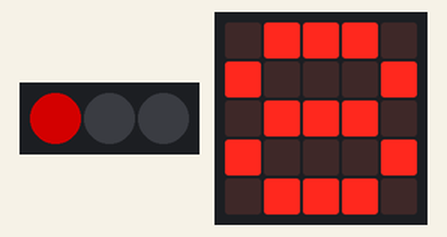
The program below on a simulated BBC micro:bit (MakeCode). Parts: 3 RGB LEDs in strip order, left to right, the board's 5×5 LED display. Dim RGB values are drawn brighter than linear.

Above: at 0.1 s.
At 3.2 s:
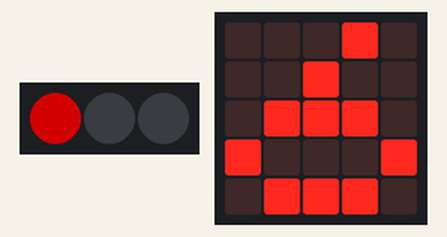
At 7.8 s:
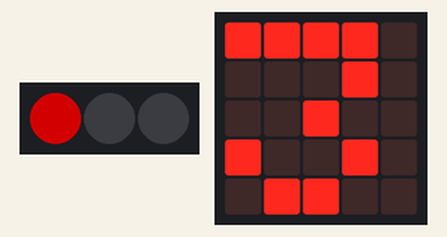
At 14.5 s:
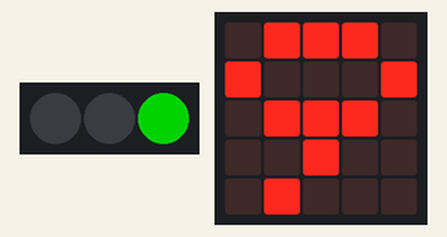
At 26.9 s:
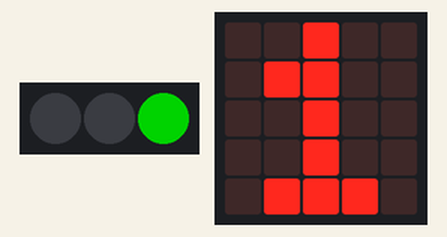
At 37.7 s:
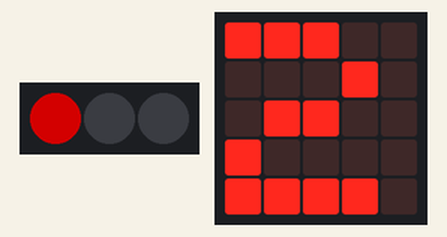
Timing chart, 0 to 39.2 s (numbered marks = the images above):
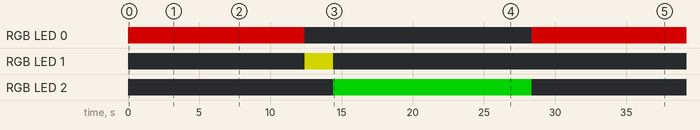

The program:

main.ts
```typescript
let strip = neopixel.create(DigitalPin.P1, 3, NeoPixelMode.RGB)
let _1 = strip.range(0, 1)
let _2 = strip.range(1, 1)
let _3 = strip.range(2, 1)
let Рух = false
let Відлік = 0
basic.forever(function () {
    if (Відлік == 0) {
        Рух = true
        _1.showColor(neopixel.colors(NeoPixelColors.Red))
        Відлік = 8
        while (Відлік > 0) {
            basic.showNumber(Відлік)
            basic.pause(800)
            Відлік += -1
        }
        basic.clearScreen()
    }
    if (Рух == true) {
        strip.showColor(neopixel.colors(NeoPixelColors.Black))
        _2.showColor(neopixel.colors(NeoPixelColors.Yellow))
        basic.pause(2000)
        strip.showColor(neopixel.colors(NeoPixelColors.Black))
        _3.showColor(neopixel.colors(NeoPixelColors.Green))
        Відлік = 9
        while (Відлік > 0) {
            basic.showNumber(Відлік)
            basic.pause(800)
            Відлік += -1
        }
        strip.showColor(neopixel.colors(NeoPixelColors.Black))
        Рух = false
    }
})
```

test.ts
```typescript
// здесь помещаются тесты; они не будут скомпилированы, пока пакет используется в качестве расширения.
```

Measured:
- by itself, RGB LED 0: off → RGB(127, 0, 0) at 0.00 s, → off 12.4 s later, → RGB(127, 0, 0) 16.0 s later
- by itself, RGB LED 1: off → RGB(127, 127, 0) at 12.4 s, → off 2.0 s later
- by itself, RGB LED 2: off → RGB(0, 127, 0) at 14.4 s, → off 14.0 s later
- what the display in image 1 shows lasts 1.6 s, from 3.1 s to 4.7 s
